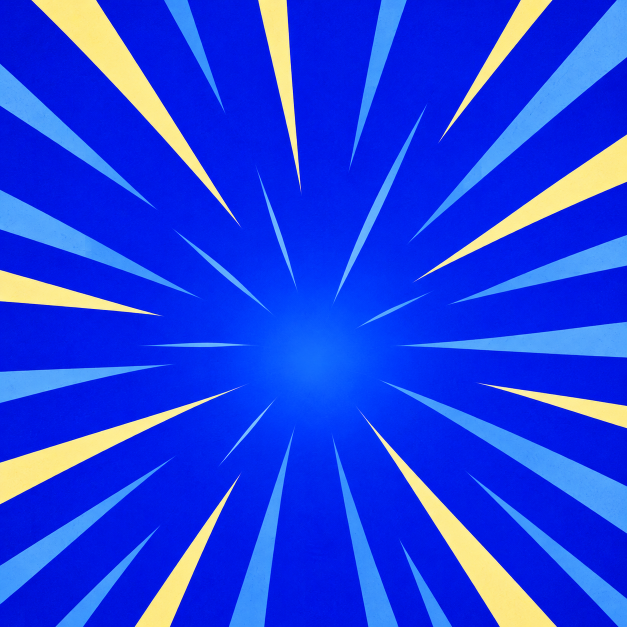
#> input picture assets_src/card_bg/blue.png, 1254 x 1254 px (shown at 1/2 size)
$ python fix_yellow.py ../../assets_src/card_bg/blue.png out.png 5
#> lines starting #> are read from the running program, lines starting #| are printed output that depends on the picture
#> further down, src is the input picture: PIL image 1254x1254 RGB; mean R, G, B 30.9, 62.7, 228.3
#!/usr/bin/env python3
"""Убирает жёлтый налёт с картинки: выравнивает баланс белого, остужает тени, чуть снижает насыщенность.
Запуск: python3 web/tools/fix_yellow.py вход.png выход.webp [ширина]
Печатает «жёлтость» до и после. У старых фонов игры она в среднем около 20, выше 50 — заметно желтит."""
import sys
import numpy as np
from PIL import Image

def yellowness(img):
    s = np.asarray(img.convert("RGB").resize((160, 90))).astype(float)
    r, g, b = s[..., 0], s[..., 1], s[..., 2]
    return ((r + g) / 2 - b).mean()

def fix(img, gains=(0.94, 1.0, 1.26), shadow=(-0.05, 0.0, 0.10), desat=0.12):
#> called with gains = (0.94, 1, 1.26), shadow = (-0.05, 0, 0.1), desat = 0.12
    x = np.asarray(img.convert("RGB")).astype(np.float32) / 255.0
    x = x * np.array(gains, dtype=np.float32)
    luma = (0.299 * x[..., 0] + 0.587 * x[..., 1] + 0.114 * x[..., 2])[..., None]
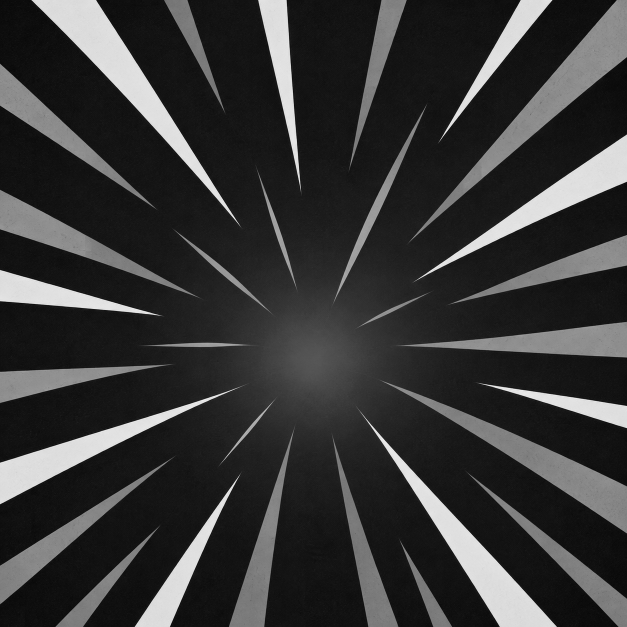
#> luma: shape (1254, 1254, 1) float32 (shown at 1/2 size); min 0.112, max 1.01, mean 0.307; drawn with min black and max white
    x = x + np.clip(1.0 - luma, 0, 1) ** 1.6 * np.array(shadow, dtype=np.float32)
    luma = (0.299 * x[..., 0] + 0.587 * x[..., 1] + 0.114 * x[..., 2])[..., None]
    x = luma + (x - luma) * (1 - desat)
    return Image.fromarray((np.clip(x, 0, 1) * 255).astype(np.uint8))
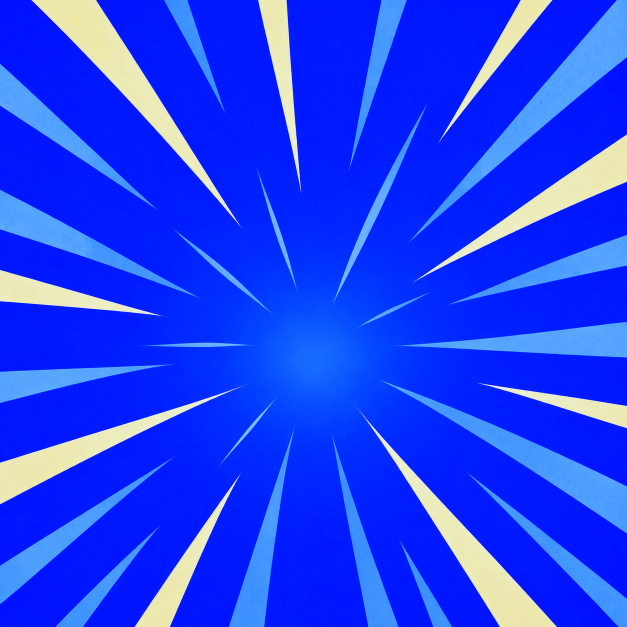
#> returned value: PIL image 1254x1254 RGB (shown at 1/2 size); mean R, G, B 29.7, 63.8, 249.2

if __name__ == "__main__":
    src = Image.open(sys.argv[1])
    out = fix(src)
    if len(sys.argv) > 3:
        w = int(sys.argv[3])
        out = out.resize((w, round(out.height * w / out.width)), Image.LANCZOS)
    out.save(sys.argv[2], quality=88)
    print(f"жёлтость: было {yellowness(src):.0f}, стало {yellowness(out):.0f}")
#> in yellowness, `r, g, b = s[..., 0], s[..., 1], s[..., 2]`:
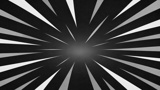
#> g: shape (90, 160) float64; min 6, max 255, mean 62.7
#> in yellowness (call 2), `s = np.asarray(img.convert("RGB").resize((160, 90))).astype(float)`:
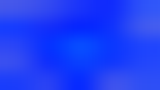
#> s: shape (90, 160, 3) float64; mean R, G, B 29.5, 63.2, 248.9
#> in yellowness (call 2), `r, g, b = s[..., 0], s[..., 1], s[..., 2]`:
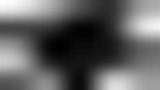
#> r: shape (90, 160) float64; min 4, max 71, mean 29.5; drawn with min black and max white
#> in yellowness (call 2), `r, g, b = s[..., 0], s[..., 1], s[..., 2]`:
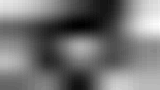
#> g: shape (90, 160) float64; min 38, max 94, mean 63.2; drawn with min black and max white
#> in yellowness (call 2), `r, g, b = s[..., 0], s[..., 1], s[..., 2]`:
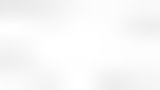
#> b: shape (90, 160) float64; min 233, max 255, mean 248.9
#| жёлтость: было -181, стало -203

$ run again, on assets_src/card_bg/orange.png
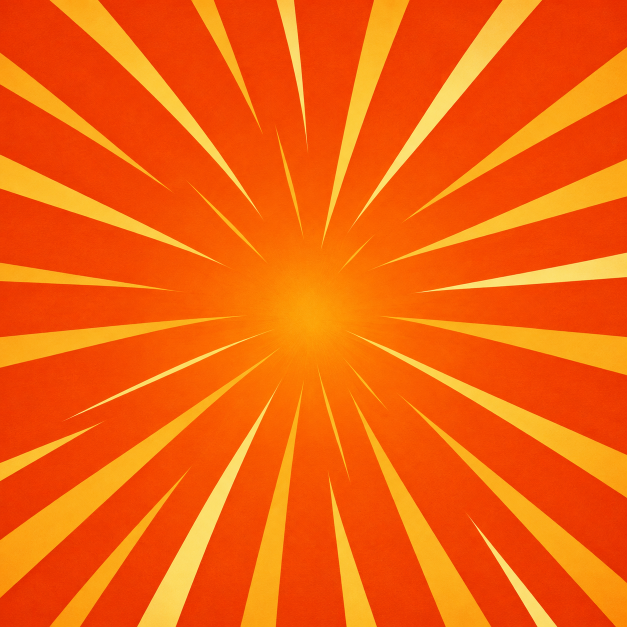
#> input picture assets_src/card_bg/orange.png, 1254 x 1254 px (shown at 1/2 size)
#> src is the input picture: PIL image 1254x1254 RGB; mean R, G, B 244.4, 97.6, 11
#> in yellowness (call 2), `r, g, b = s[..., 0], s[..., 1], s[..., 2]`:
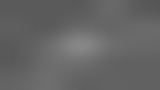
#> g: shape (90, 160) float64; min 86, max 135, mean 100.7
#> in yellowness (call 2), `r, g, b = s[..., 0], s[..., 1], s[..., 2]`:
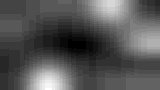
#> b: shape (90, 160) float64; min 26, max 52, mean 34.8; drawn with min black and max white
#| жёлтость: было 160, стало 122

$ run again, on assets_src/card_bg/purple.png
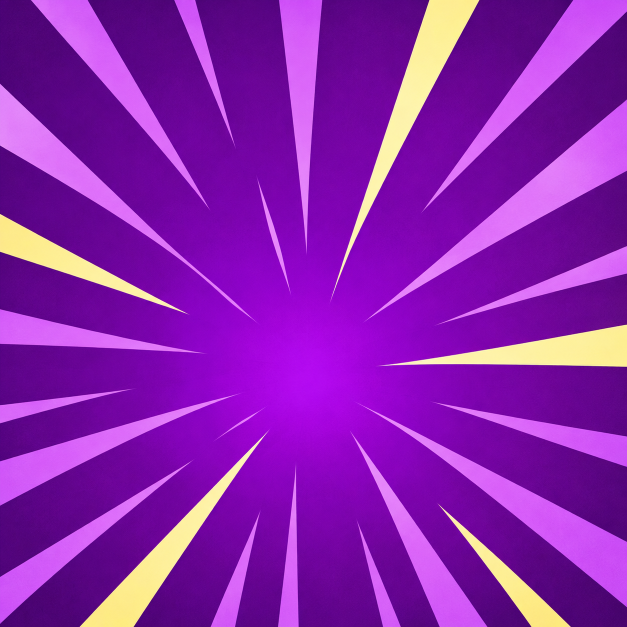
#> input picture assets_src/card_bg/purple.png, 1254 x 1254 px (shown at 1/2 size)
#> src is the input picture: PIL image 1254x1254 RGB; mean R, G, B 138.9, 34, 175
#> in yellowness (call 2), `r, g, b = s[..., 0], s[..., 1], s[..., 2]`:
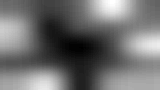
#> g: shape (90, 160) float64; min 9, max 78, mean 39.2; drawn with min black and max white
#> in yellowness (call 2), `r, g, b = s[..., 0], s[..., 1], s[..., 2]`:
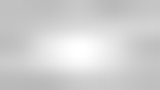
#> b: shape (90, 160) float64; min 184, max 255, mean 208.1
#| жёлтость: было -89, стало -129
